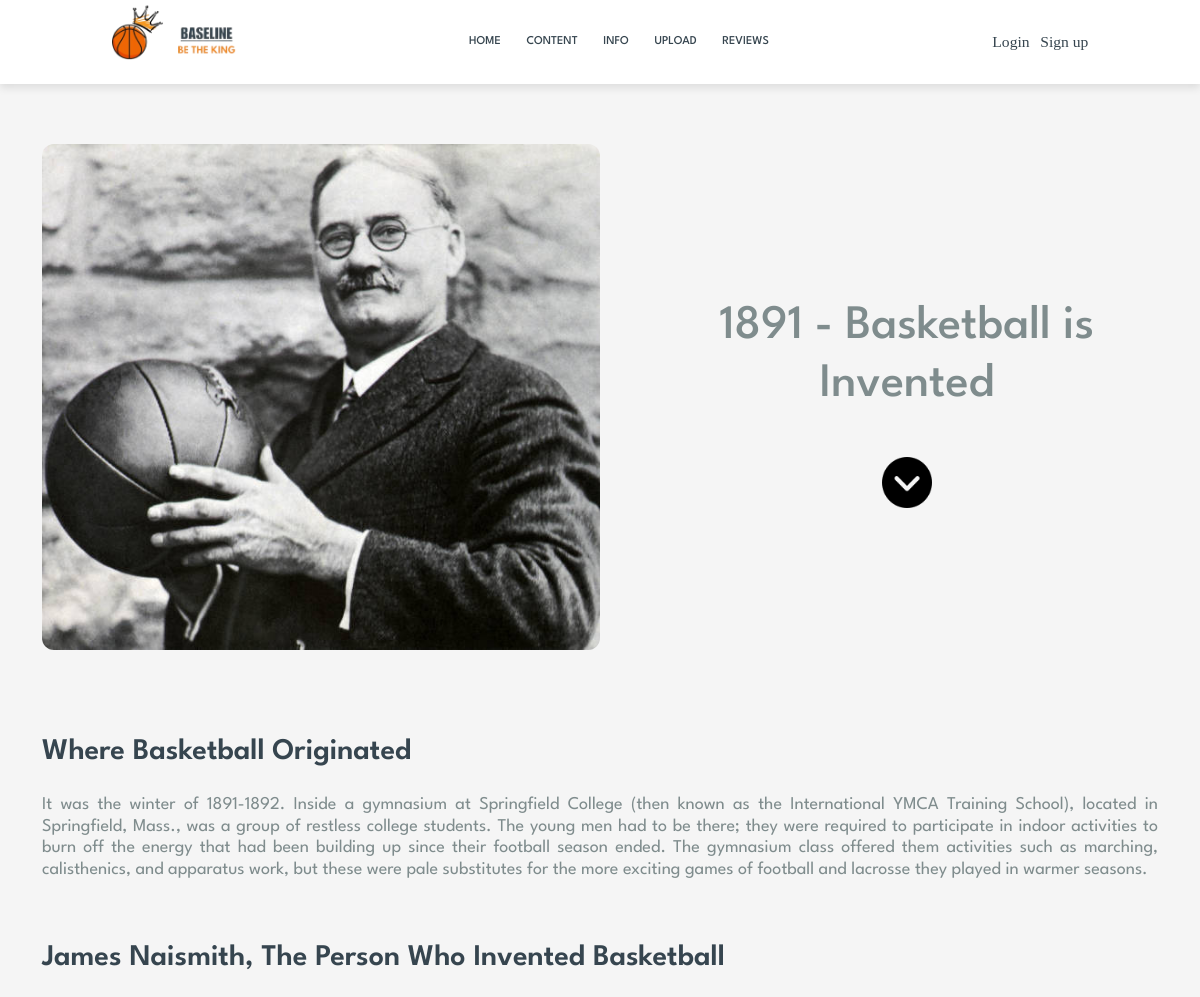
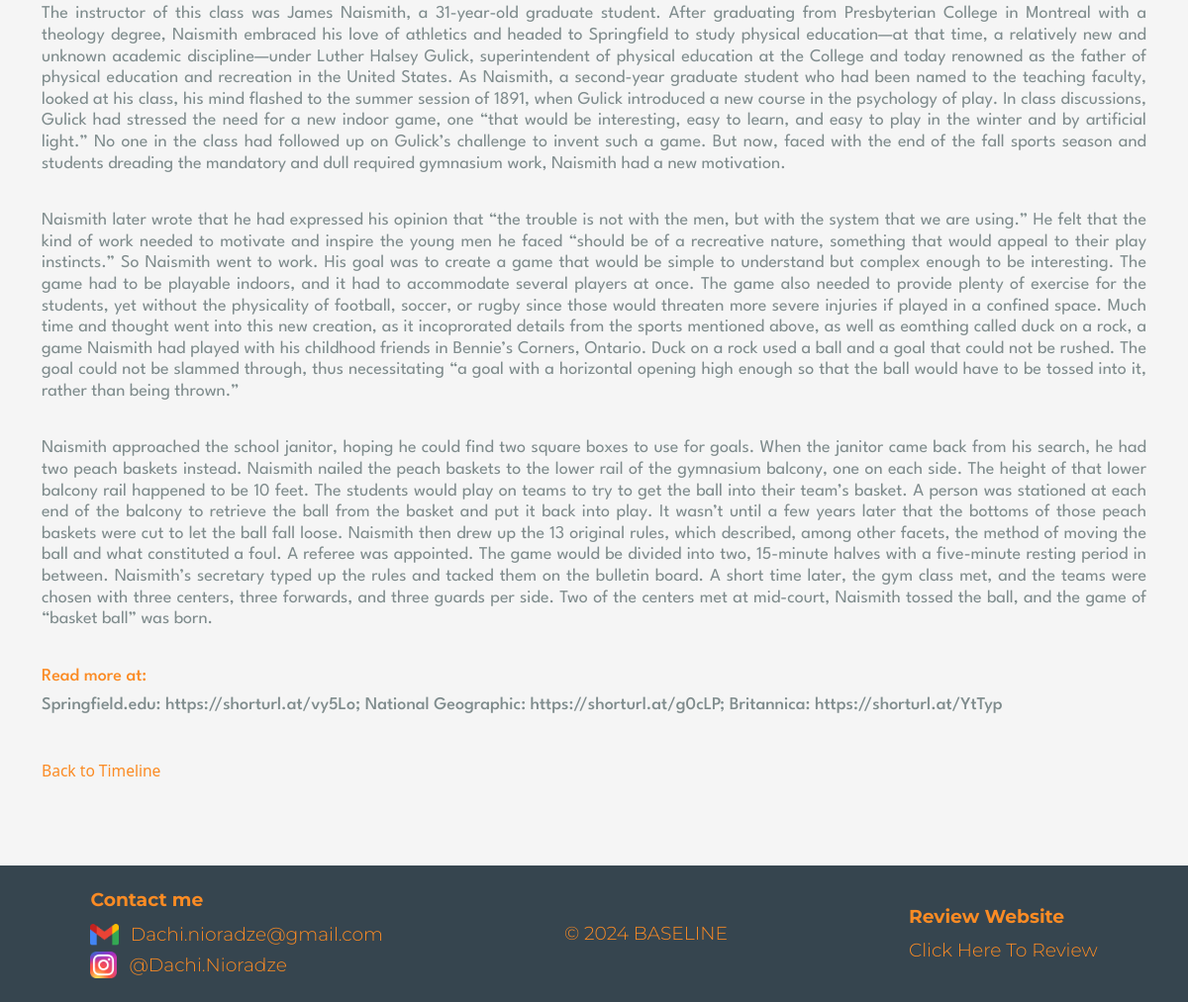
Screenshot of /event/1 with the database file from the repository (2 pictures, top to bottom).
### models.py (models this page shows)
class Event(db.Model):
    __tablename__ = "events"
    id = db.Column(db.Integer, primary_key=True)
    image_path = db.Column(db.Integer, nullable=False)
    year = db.Column(db.Integer, nullable=False)
    title = db.Column(db.String(255), nullable=False)
    short_description = db.Column(db.Text, nullable=False)
    title_one = db.Column(db.Text, nullable=False)
    text_one = db.Column(db.Text, nullable=False)
    title_two = db.Column(db.Text, nullable=False)
    text_two = db.Column(db.Text, nullable=False)
    title_three = db.Column(db.Text, nullable=False)
    text_three = db.Column(db.Text, nullable=False)
    title_four = db.Column(db.Text, nullable=False)
    text_four = db.Column(db.Text, nullable=False)
    read_more = db.Column(db.Text, nullable=False)

### routes.py (the view)
@app.route("/event/<int:event_id>")
def event_detail(event_id):
    event = Event.query.get_or_404(event_id)
    return render_template('event.html', event=event)

### templates/event.html (shortened to what this page needs)
{% extends "base.html" %}
{% block content %}
<div class="container-sm" style="min-height:100vw;">
    <div class="read_post" style="width:100%; background:none; margin-top:5vw; margin-bottom:7vw; height:auto">
        <div style="display:flex; flex-direction:row width:100%; align-items:center; justify-content:space-between; margin-bottom:4vw">
            <img src="/static/{{event.image_path}}" style="width:50%; height:auto; border-radius:1vw; margin-bottom:1vw;">
            <div style="display:flex; flex-direction:column; width:45%; align-items:center;">
                <h1 style="font-size:4vw; text-align:center; width:100%">{{ event.year }} - {{ event.title }}</h1>
                <img src="/static/black_scroll.png" style="width:10%; height:auto; margin-top:3vw;">
            </div>
        </div>
        {% if event.title_one != "" %}
        <h1 style="margin-top:2vw; margin-bottom:2vw; font-weight:600; text-align:justify; font-size:2.5vw; color:#36454F;">{{ event.title_one }}</h1>
        {% endif %}
        <h1 style="margin-bottom:3vw; font-weight:400; text-align:justify;">{{ event.text_one }}</h1>
        {% if event.title_two != "" %}
        <h1 style="margin-top:2vw; margin-bottom:2vw; font-weight:600; text-align:justify; font-size:2.5vw; color:#36454F;">{{ event.title_two }}</h1>
        {% endif %}
        <h1 style="margin-bottom:3vw; font-weight:400; text-align:justify;">{{ event.text_two }}</h1>
        <h1 style="margin-bottom:3vw; font-weight:400; text-align:justify;">{{ event.text_three }}</h1>
        <h1 style="margin-bottom:3vw; font-weight:400; text-align:justify;">{{ event.text_four }}</h1>
        <h1 style="color:#FB8B24">Read more at:</h1>
        <h1>{{event.read_more}}</h1>
        <a href="/timeline" style="text-decoration:none; font-size:1.3vw; margin-top:3vw; color:#FB8B24;">Back to Timeline</a>
    </div>
</div>
{% endblock %}

### static/styles.css (style rules this page uses)
.upload_register_body { display:flex; flex-direction:column; justify-content:center; align-items:center; background-color:#F5F5F5; overflow-x:hidden; min-height:103.5vw; }
html { min-height:103.5vw; }
.read_post { display:flex; flex-direction:column; min-height:21vw; width:30vw; border-radius:2vw; background-color:#dcdee3; }
.read_post h1 { font-size:1.5vw; font-family:'League Spartan'; color:#7F8C8D; }

### rows the page displays
Event: image_path (picture), year "1891", title "Basketball is Invented", title_one "Where Basketball Originated", text_one "It was the winter of 1891-1892. Inside a gymnasium at Springfield College (then known as the International YMCA Training School), located in Springfield, Mass., was a group of restless college students. The young men had to be there; they were required to participate in indoor activities to burn off the energy that had been building up since their football season ended. The gymnasium class offered them activities such as marching, calisthenics, and apparatus work, but these were pale substitutes for the more exciting games of football and lacrosse they played in warmer seasons.", title_two "James Naismith, The Person Who Invented Basketball", text_two "The instructor of this class was James Naismith, a 31-year-old graduate student. After graduating from Presbyterian College in Montreal with a theology degree, Naismith embraced his love of athletics and headed to Springfield to study physical education—at that time, a relatively new and unknown academic discipline—under Luther Halsey Gulick, superintendent of physical education at the College and today renowned as the father of physical education and recreation in the United States. As Naismith, a second-year graduate student who had been named to the teaching faculty, looked at his class, his mind flashed to the summer session of 1891, when Gulick introduced a new course in the psychology…", text_three "Naismith later wrote that he had expressed his opinion that “the trouble is not with the men, but with the system that we are using.” He felt that the kind of work needed to motivate and inspire the young men he faced “should be of a recreative nature, something that would appeal to their play instincts.” So Naismith went to work. His goal was to create a game that would be simple to understand but complex enough to be interesting. The game had to be playable indoors, and it had to accommodate several players at once. The game also needed to provide plenty of exercise for the students, yet without the physicality of football, soccer, or rugby since those would threaten more severe injuries…", text_four "Naismith approached the school janitor, hoping he could find two square boxes to use for goals. When the janitor came back from his search, he had two peach baskets instead. Naismith nailed the peach baskets to the lower rail of the gymnasium balcony, one on each side. The height of that lower balcony rail happened to be 10 feet. The students would play on teams to try to get the ball into their team’s basket. A person was stationed at each end of the balcony to retrieve the ball from the basket and put it back into play. It wasn’t until a few years later that the bottoms of those peach baskets were cut to let the ball fall loose. Naismith then drew up the 13 original rules, which…", read_more "Springfield.edu: https://shorturl.at/vy5Lo; National Geographic: https://shorturl.at/g0cLP; Britannica: https://shorturl.at/YtTyp"
